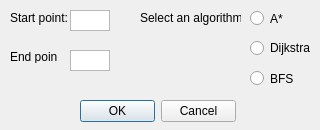
<?xml version="1.0" encoding="UTF-8"?>
<ui version="4.0">
 <class>Parameters</class>
 <widget class="QDialog" name="Parameters">
  <property name="geometry">
   <rect>
    <x>0</x>
    <y>0</y>
    <width>320</width>
    <height>130</height>
   </rect>
  </property>
  <property name="sizePolicy">
   <sizepolicy hsizetype="Fixed" vsizetype="Fixed">
    <horstretch>0</horstretch>
    <verstretch>0</verstretch>
   </sizepolicy>
  </property>
  <property name="windowTitle">
   <string>Parameters</string>
  </property>
  <widget class="QRadioButton" name="bfs_radio">
   <property name="geometry">
    <rect>
     <x>250</x>
     <y>70</y>
     <width>82</width>
     <height>17</height>
    </rect>
   </property>
   <property name="text">
    <string>BFS</string>
   </property>
  </widget>
  <widget class="QRadioButton" name="a_star_radio">
   <property name="geometry">
    <rect>
     <x>250</x>
     <y>10</y>
     <width>82</width>
     <height>17</height>
    </rect>
   </property>
   <property name="text">
    <string>A*</string>
   </property>
  </widget>
  <widget class="QDialogButtonBox" name="buttonBox_2">
   <property name="geometry">
    <rect>
     <x>80</x>
     <y>100</y>
     <width>156</width>
     <height>23</height>
    </rect>
   </property>
   <property name="standardButtons">
    <set>QDialogButtonBox::Cancel|QDialogButtonBox::Ok</set>
   </property>
  </widget>
  <widget class="QPlainTextEdit" name="end_textbox">
   <property name="geometry">
    <rect>
     <x>70</x>
     <y>50</y>
     <width>40</width>
     <height>21</height>
    </rect>
   </property>
   <property name="verticalScrollBarPolicy">
    <enum>Qt::ScrollBarAlwaysOff</enum>
   </property>
   <property name="horizontalScrollBarPolicy">
    <enum>Qt::ScrollBarAlwaysOff</enum>
   </property>
  </widget>
  <widget class="QPlainTextEdit" name="start_textbox">
   <property name="geometry">
    <rect>
     <x>70</x>
     <y>10</y>
     <width>40</width>
     <height>21</height>
    </rect>
   </property>
   <property name="verticalScrollBarPolicy">
    <enum>Qt::ScrollBarAlwaysOff</enum>
   </property>
   <property name="horizontalScrollBarPolicy">
    <enum>Qt::ScrollBarAlwaysOff</enum>
   </property>
  </widget>
  <widget class="QLabel" name="start_label">
   <property name="geometry">
    <rect>
     <x>10</x>
     <y>10</y>
     <width>61</width>
     <height>16</height>
    </rect>
   </property>
   <property name="text">
    <string>Start point:</string>
   </property>
  </widget>
  <widget class="QLabel" name="algorithm_label">
   <property name="geometry">
    <rect>
     <x>140</x>
     <y>10</y>
     <width>101</width>
     <height>16</height>
    </rect>
   </property>
   <property name="text">
    <string>Select an algorithm:</string>
   </property>
  </widget>
  <widget class="QLabel" name="end_label">
   <property name="geometry">
    <rect>
     <x>10</x>
     <y>50</y>
     <width>47</width>
     <height>13</height>
    </rect>
   </property>
   <property name="text">
    <string>End point:</string>
   </property>
  </widget>
  <widget class="QRadioButton" name="dijkstra_radio">
   <property name="geometry">
    <rect>
     <x>250</x>
     <y>40</y>
     <width>82</width>
     <height>16</height>
    </rect>
   </property>
   <property name="text">
    <string>Dijkstra</string>
   </property>
  </widget>
 </widget>
 <resources/>
 <connections/>
</ui>
